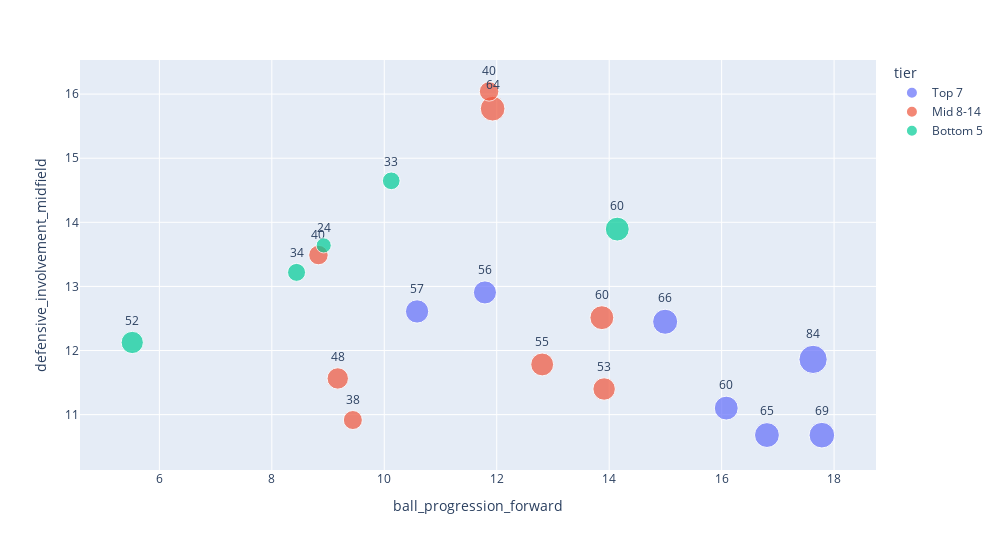

The notebook cell this image was saved under:
### Markdown cell above
### ball progression forward

### Code cell
fig = px.scatter(master_df,x='ball_progression_forward',y='defensive_involvement_midfield',
          color='tier',hover_name='team',size='goals',text='goals',width=1000,height=550,)

fig.update_traces(textposition='top center')
fig.show()

### Figure 1 — Plotly figure (JSON) as saved in the notebook; plotly's stock layout.template omitted (floating-point values rounded to 4 significant figures)
{"data": [{"hovertemplate": "<b>%{hovertext}</b><br><br>tier=Top 7<br>ball_progression_forward=%{x}<br>defensive_involvement_midfield=%{y}<br>goals=%{text}<extra></extra>", "hovertext": ["Liverpool", "Arsenal", "Manchester City", "Chelsea", "Newcastle Utd", "Aston Villa", "Nott'ham Forest"], "legendgroup": "Top 7", "marker": {"color": "#636efa", "size": [84, 65, 69, 60, 66, 56, 57], "sizemode": "area", "sizeref": 0.21, "symbol": "circle"}, "mode": "markers+text", "name": "Top 7", "orientation": "v", "showlegend": true, "text": [84.0, 65.0, 69.0, 60.0, 66.0, 56.0, 57.0], "textposition": "top center", "type": "scatter", "x": [17.63, 16.81, 17.78, 16.08, 15.0, 11.79, 10.58], "xaxis": "x", "y": [11.86, 10.68, 10.68, 11.1, 12.45, 12.91, 12.61], "yaxis": "y"}, {"hovertemplate": "<b>%{hovertext}</b><br><br>tier=Mid 8-14<br>ball_progression_forward=%{x}<br>defensive_involvement_midfield=%{y}<br>goals=%{text}<extra></extra>", "hovertext": ["Brighton", "Bournemouth", "Brentford", "Fulham", "Crystal Palace", "Everton", "West Ham", "Manchester Utd"], "legendgroup": "Mid 8-14", "marker": {"color": "#EF553B", "size": [60, 55, 64, 53, 48, 38, 40, 40], "sizemode": "area", "sizeref": 0.21, "symbol": "circle"}, "mode": "markers+text", "name": "Mid 8-14", "orientation": "v", "showlegend": true, "text": [60.0, 55.0, 64.0, 53.0, 48.0, 38.0, 40.0, 40.0], "textposition": "top center", "type": "scatter", "x": [13.87, 12.81, 11.93, 13.91, 9.173, 9.441, 11.86, 8.829], "xaxis": "x", "y": [12.51, 11.78, 15.77, 11.4, 11.56, 10.92, 16.04, 13.49], "yaxis": "y"}, {"hovertemplate": "<b>%{hovertext}</b><br><br>tier=Bottom 5<br>ball_progression_forward=%{x}<br>defensive_involvement_midfield=%{y}<br>goals=%{text}<extra></extra>", "hovertext": ["Wolves", "Tottenham", "Leicester City", "Ipswich Town", "Southampton"], "legendgroup": "Bottom 5", "marker": {"color": "#00cc96", "size": [52, 60, 33, 34, 24], "sizemode": "area", "sizeref": 0.21, "symbol": "circle"}, "mode": "markers+text", "name": "Bottom 5", "orientation": "v", "showlegend": true, "text": [52.0, 60.0, 33.0, 34.0, 24.0], "textposition": "top center", "type": "scatter", "x": [5.517, 14.14, 10.12, 8.44, 8.923], "xaxis": "x", "y": [12.13, 13.89, 14.65, 13.22, 13.64], "yaxis": "y"}], "layout": {"height": 550, "legend": {"itemsizing": "constant", "title": {"text": "tier"}, "tracegroupgap": 0}, "margin": {"t": 60}, "width": 1000, "xaxis": {"anchor": "y", "domain": [0, 1], "title": {"text": "ball_progression_forward"}}, "yaxis": {"anchor": "x", "domain": [0, 1], "title": {"text": "defensive_involvement_midfield"}}}}
